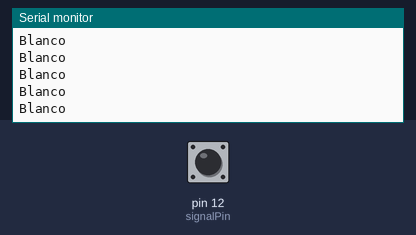
A sketch run on a simulated Arduino Uno, built with avr-gcc and run on an emulated ATmega328P. Parts: the last lines printed to the serial monitor. The inputs (shaded band) are chosen by the test bench; at power-on: pin 12 (signalPin) LOW.

Above: at 1.2 s.
1.3 s: pin 12 (signalPin) driven HIGH
At 1.8 s:
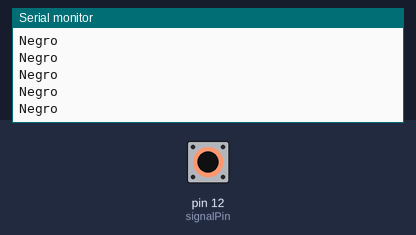
6.2 s: pin 12 (signalPin) pulsed LOW 2 times (0.12 s each, 0.3 s apart)
9.8 s: pin 12 (signalPin) driven LOW
At 10.8 s:
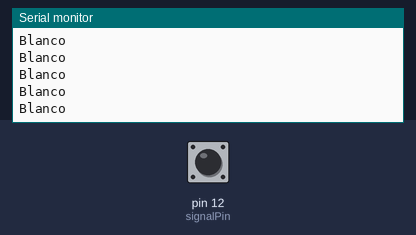
12.8 s: pin 12 (signalPin) driven HIGH
At 13.6 s:
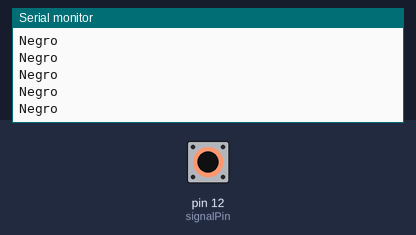

Measured:
- after the input at 1.3 s, the serial monitor: prints a new line after 0.07 s (image 1)
- after the input at 9.8 s, the serial monitor: prints a new line after 0.07 s (image 2)

The sketch:

SeguidorDeLineas.ino
```cpp
//------------------------------------------------------------
//Funcion: Detecta si una linea es blanca o negra
//Parametro:   Cuando la señal digital es ALTA, la linea es negra
//             Cuando la señal digital es BAJA, la linea es blanca
//-------------------------------------------------------------
int signalPin =  12;    // connected to digital pin 3
void setup()   {
  pinMode(signalPin, INPUT); // initialize the digital pin as an output:
  Serial.begin(9600);  // initialize serial communications at 9600 bps:
}
// the loop() method runs over and over again,
// as long as the Arduino has power
void loop()
{
  if(HIGH == digitalRead(signalPin))
    Serial.println("Negro");
    else  Serial.println("Blanco");  // display the color
}
```
